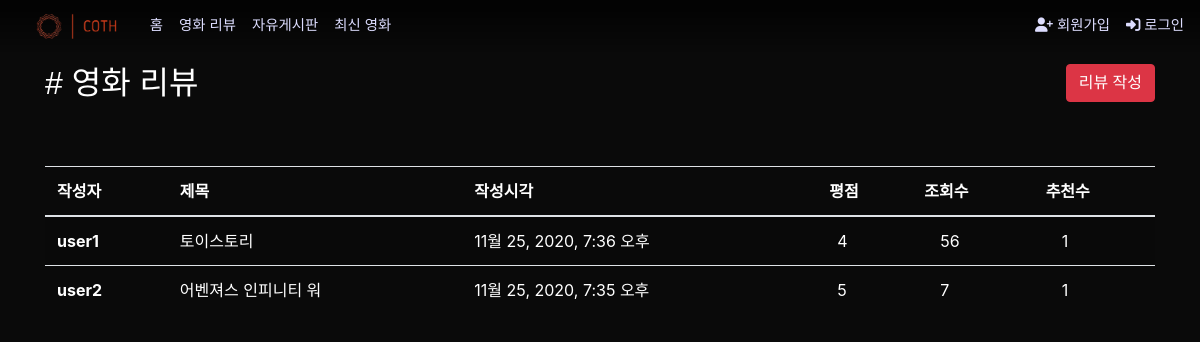
Page /articles/review/ on the committed database.
### articles/models.py (models this page shows, shortened)
class ReviewArticle(models.Model):
    user = models.ForeignKey(settings.AUTH_USER_MODEL, on_delete=models.CASCADE)
    like = models.ManyToManyField(settings.AUTH_USER_MODEL, related_name='like_review')
    likecount = models.IntegerField(default=0)
    unlike = models.ManyToManyField(settings.AUTH_USER_MODEL, related_name='unlike_review')
    unlikecount = models.IntegerField(default=0)
    title = models.CharField(max_length=50)
    content = models.TextField()
    created_at = models.DateTimeField(auto_now_add=True)
    updated_at = models.DateTimeField(auto_now=True)
    image = models.ImageField(blank=True, upload_to='%Y/%m/%d')
    hits = models.PositiveIntegerField(default=0)
    class Rank(models.IntegerChoices):
        BEST = 5
        GOOD = 4
        NORMAL = 3
        BAD = 2
        WORST = 1
    rank = models.IntegerField(choices=Rank.choices)

### accounts/models.py (models this page shows)
class User(AbstractUser):
    followers = models.ManyToManyField('self', symmetrical=False, related_name='followings')
    image = ProcessedImageField(verbose_name="프로필 이미지",
                                blank=True,
                                processors=[Thumbnail(150, 150)],
                                format='png',
                                options={'quality': 100},
                                upload_to='%Y/%m/%d')
    selfpr = models.CharField(verbose_name="자기소개", max_length=100, blank=True, null=True)
    nickname = models.CharField(max_length=20)
    dibs_movies = models.ManyToManyField(Movie, related_name='dibs_users', blank=True)
    class Prefer(models.IntegerChoices):
        액션 = 28
        모험 = 12
        애니메이션 = 16
        코미디 = 35
        범죄 = 80
        다큐멘터리 = 99
        드라마 = 18
        가족 = 10751
        판타지 = 14
        역사 = 36
        공포 = 27
        음악 = 10402
        미스터리 = 9648
        로맨스 = 10749
        SF = 878
        TV영화 = 10770
        스릴러 = 53
        전쟁 = 10752
        서부 = 37
    genre_prefer1 = models.IntegerField(verbose_name="선호장르1 *", choices=Prefer.choices, null=True)
    genre_prefer2 = models.IntegerField(verbose_name="선호장르2 *", choices=Prefer.choices, null=True)
    genre_prefer3 = models.IntegerField(verbose_name="선호장르3 *", choices=Prefer.choices, null=True)

### articles/views.py (the view)
# urls.py: path('review/', views.review_index, name="review_index"),
@require_GET
def review_index(request):
    reviews = ReviewArticle.objects.order_by('-pk')
    context = {
        'reviews': reviews,
    }
    return render(request, 'articles/review_index.html', context)

### articles/templates/articles/review_index.html
{% extends 'base.html' %}
{% block content %}
  <div class="d-flex justify-content-between my-5">
    <h2 class="d-inline text-white ns"># 영화 리뷰</h2>
    <p class="d-inline"><a class="btn btn-danger ns" href="{% url 'articles:review_create' %}">리뷰 작성</a></p>
  </div>
  <table class="table table-striped text-white">
    <thead>
      <tr>
        <th scope="col">작성자</th>
        <th scope="col">제목</th>
        <th scope="col">작성시각</th>
        <th scope="col">평점</th>
        <th scope="col">조회수</th>
        <th scope="col">추천수</th>
      </tr>
    </thead>
    <tbody>
      {% for review in reviews %}
        <tr>
          <th scope="row"><a class="text-white" href="{% url 'accounts:profile' review.user.pk %}">{{ review.user }}</a></th>
          <td><a class="text-white" href="{% url 'articles:review_detail' review.pk %}">{{ review.title }}</a></td>
          <td>{{ review.created_at}}</td>
          <td>&ensp;{{ review.rank}}</td>
          <td>&ensp;&ensp;{{ review.hits }}</td>
          <td>&ensp;&ensp;{{ review.likecount }}</td>
        </tr>
      {% endfor %}
    </tbody>
  </table>
{% endblock  %}

### mainstatic/src/stylesheets/init.css (style rules this page uses)
html, body { margin: 0; padding: 0; width: 100%; height: 100%; background-color: rgb(10,10,10); font-size: 16px; }
html { box-sizing: border-box; font-family: sans-serif; }
*, *:after, *:before { box-sizing: inherit; }

### moviesite/templates/base.html (style rules this page uses)
.ns { font-family: 'Noto Sans KR', sans-serif; }

### rows in the picture
ReviewArticle: user "user1", title "토이스토리", created_at "11월 25, 2020, 7:36 오후", rank "4", hits "56", likecount "1"
ReviewArticle: user "user2", title "어벤져스 인피니티 워", created_at "11월 25, 2020, 7:35 오후", rank "5", hits "7", likecount "1"
